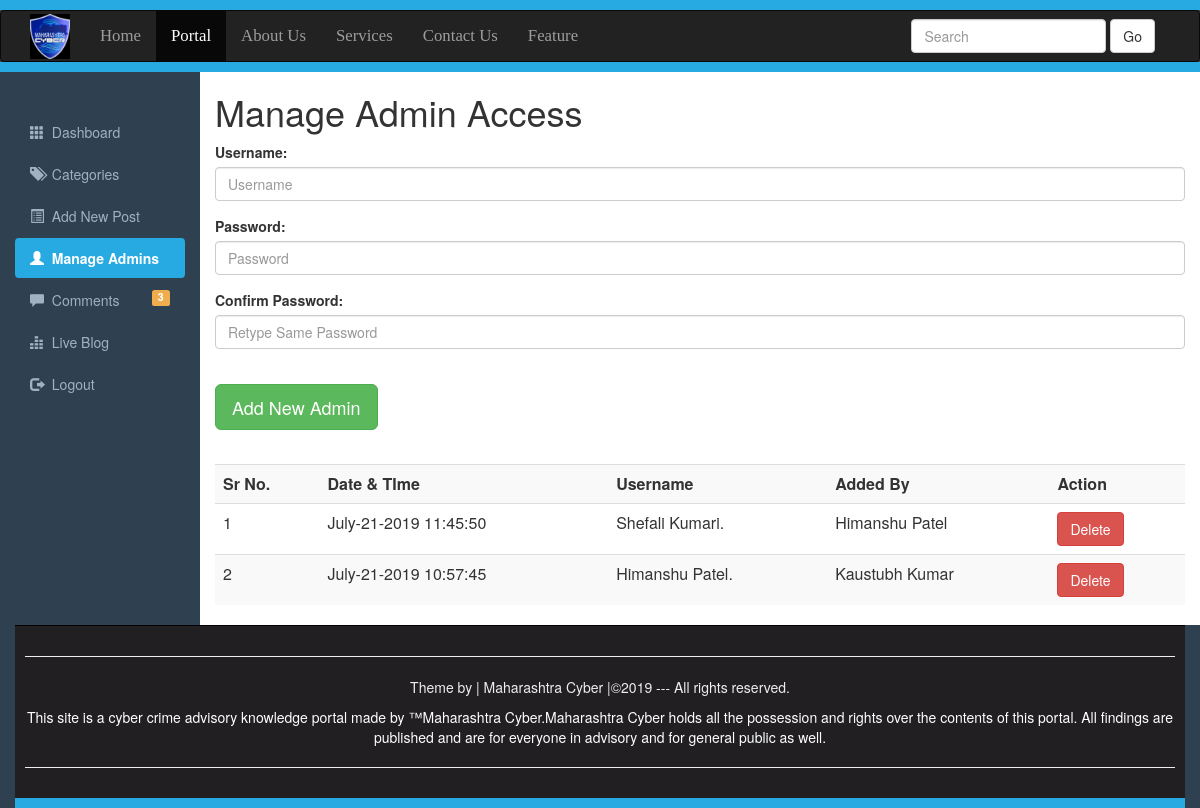
Page /ManageAdmin.php on the earlier database version.
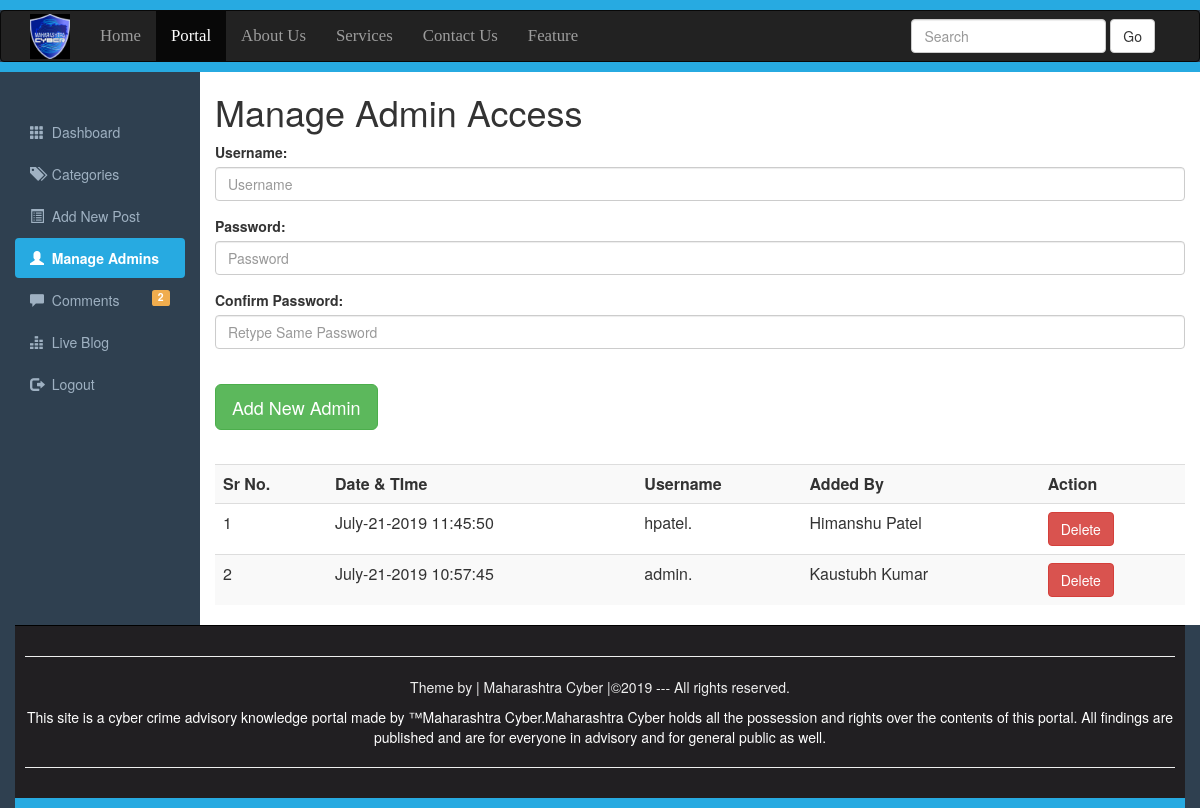
Same page on the later database version.
### tables this page shows
CREATE TABLE `admin_registration` (
  `id` int(10) NOT NULL,
  `datetime` varchar(50) NOT NULL,
  `username` varchar(200) NOT NULL,
  `password` varchar(250) NOT NULL,
  `addedby` varchar(200) NOT NULL,
  `user_type` int(1) NOT NULL COMMENT '0 for admin and 1 for content auther'
);

### ManageAdmin.php (the view, shortened to what the changed rows need)
<!DOCTYPE>
<html>
    <head>
        <link rel="stylesheet" href="css/bootstrap.min.css">
        <link rel="stylesheet" href="css/adminstyle.css">
    </head>
    <body>
<div class="container-fluid">
<div class="row">
    <div class="col-sm-2">
    <br><br>
        <ul id="Side_Menu" class="nav nav-pills nav-stacked">
        <li><a href="comments">
        <span class="glyphicon glyphicon-comment"></span>
        &nbsp;Comments
        <?php
                     global $connection;
                     $QueryTotal="SELECT COUNT(*) FROM comments WHERE status='OFF'";
                     $ExecuteTotal=mysqli_query($connection,$QueryTotal);
                     $RowsTotal=mysqli_fetch_array($ExecuteTotal);
                     $TotalUnApprovedComments=array_shift($RowsTotal);
                ?>
                <span class="label pull-right label-warning">
                <?php echo $TotalUnApprovedComments; ?></span>
        </a></li>
        </ul>
        </div>
        <div class="col-sm-10">
        <h1>Manage Admin Access</h1>
        <div class="table-responsive">
         <table class="table table-striped table-hover">
    <tr>
        <th>Sr No.</th>
        <th>Date & TIme</th>
        <th>Username</th>
        <th>Added By</th>
        <th>Action</th>
    </tr>
<?php
global $connection;
$ViewQuery="SELECT * FROM admin_registration ORDER BY datetime desc";
$Execute=mysqli_query($connection,$ViewQuery);
$SrNo=0;
while($DataRows=mysqli_fetch_array($Execute)){
    $Id=$DataRows["id"];
    $DateTime=$DataRows["datetime"];
    $AdminName=$DataRows["username"];
    $AddedBy=$DataRows["addedby"];
    $SrNo++;
?>
<tr>
        <td><?php echo $SrNo;?></td>
        <td><?php echo $DateTime;?></td>
        <td><?php echo $AdminName;?>.</td>
        <td><?php echo $AddedBy;?></td>
        <td><a href="deleteAdmin?id=<?php echo $Id;?>">
        <span class="btn btn-danger">Delete</span>
</a>
</td>
</tr>
<?php } ?>
    </table>
        </div>
</div>
</div>
    </body>
</html>

Differences in the rows shown:
changed admin_registration "Himanshu Patel": username "Shefali Kumari" → "hpatel"
changed admin_registration "Kaustubh Kumar": username "Himanshu Patel" → "admin"
Other differences:
$TotalUnApprovedComments: "3" → "2"
